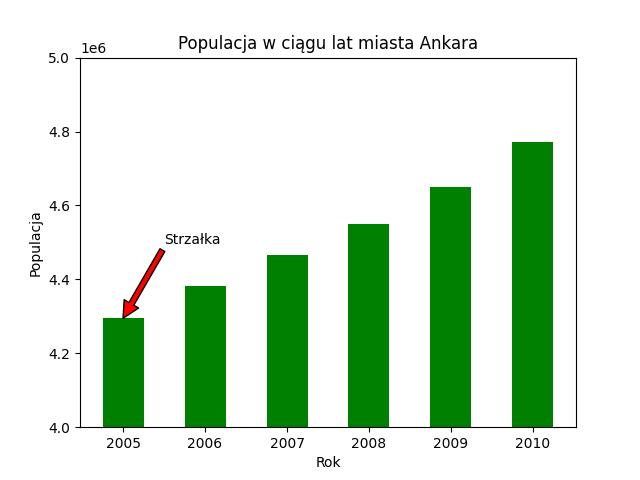

Generate this figure with Python:
import numpy as np
import pandas as pd
import matplotlib.pyplot as plt

df = pd.read_excel('turcja.xlsx',index_col=0)
df = df[df['city'] == 'Ankara']
df = df[df['years'].between(2005,2010)]
df['years'] = df['years'].astype(int)
df['pop'] /= 1e6
X = np.arange(len(df['years']))
plt.bar(df['years'], df['pop'],color='green', width=0.5)
plt.xticks(np.arange(2005,2011),['2005','2006','2007','2008','2009','2010'])
plt.ylim(4,5)
plt.annotate('Strzałka',xy=(2005,df['pop'].iat[0]),xytext=(2005.5, df['pop'].iat[0]+0.2),  arrowprops=dict(facecolor='red'))
plt.xlabel('Rok')
plt.ylabel('Populacja (mln)')
plt.title('Populacja w ciągu lat miasta Ankara')
plt.savefig('zad2.webp',format='webp')
plt.show()